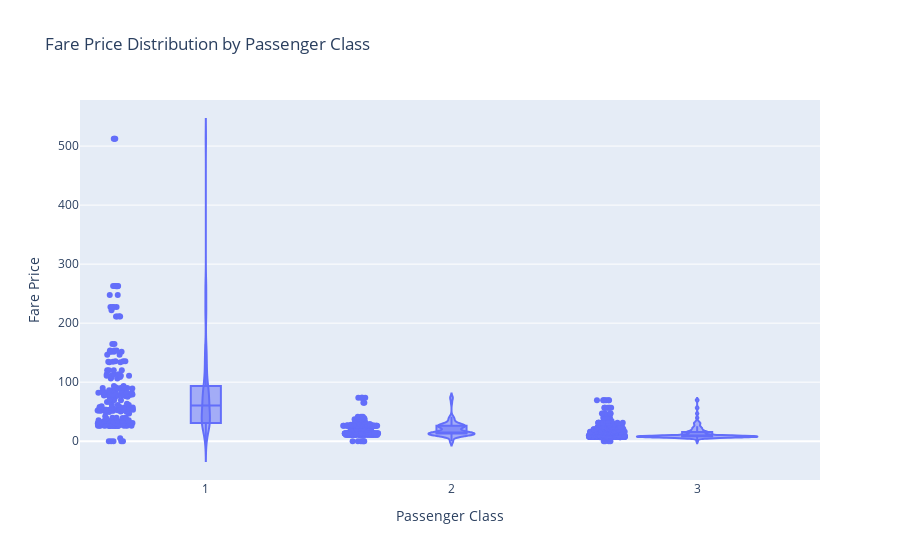

This figure's notebook cell:
### Code cell
fig = px.violin(data, x='Pclass', y='Fare', box=True, points='all', 
                labels={'Pclass': 'Passenger Class', 'Fare': 'Fare Price'},
                title='Fare Price Distribution by Passenger Class')
fig.show()

### Figure 1 — Plotly figure (JSON) as saved in the notebook; plotly's stock layout.template omitted (floating-point values rounded to 4 significant figures; data arrays with more than 128 entries replaced by an {"elided": "..."} marker saying what was removed)
{"data": [{"alignmentgroup": "True", "box": {"visible": true}, "hovertemplate": "Passenger Class=%{x}<br>Fare Price=%{y}<extra></extra>", "legendgroup": "", "marker": {"color": "#636efa"}, "name": "", "offsetgroup": "", "orientation": "v", "points": "all", "scalegroup": "True", "showlegend": false, "type": "violin", "x": {"elided": "891 int values"}, "x0": " ", "xaxis": "x", "y": {"elided": "891 float values"}, "y0": " ", "yaxis": "y"}], "layout": {"autosize": true, "legend": {"tracegroupgap": 0}, "title": {"text": "Fare Price Distribution by Passenger Class"}, "violinmode": "group", "xaxis": {"anchor": "y", "autorange": true, "domain": [0, 1], "range": [0.4904, 3.5], "title": {"text": "Passenger Class"}, "type": "linear"}, "yaxis": {"anchor": "x", "autorange": true, "domain": [0, 1], "range": [-65.76, 578.1], "title": {"text": "Fare Price"}, "type": "linear"}}}
